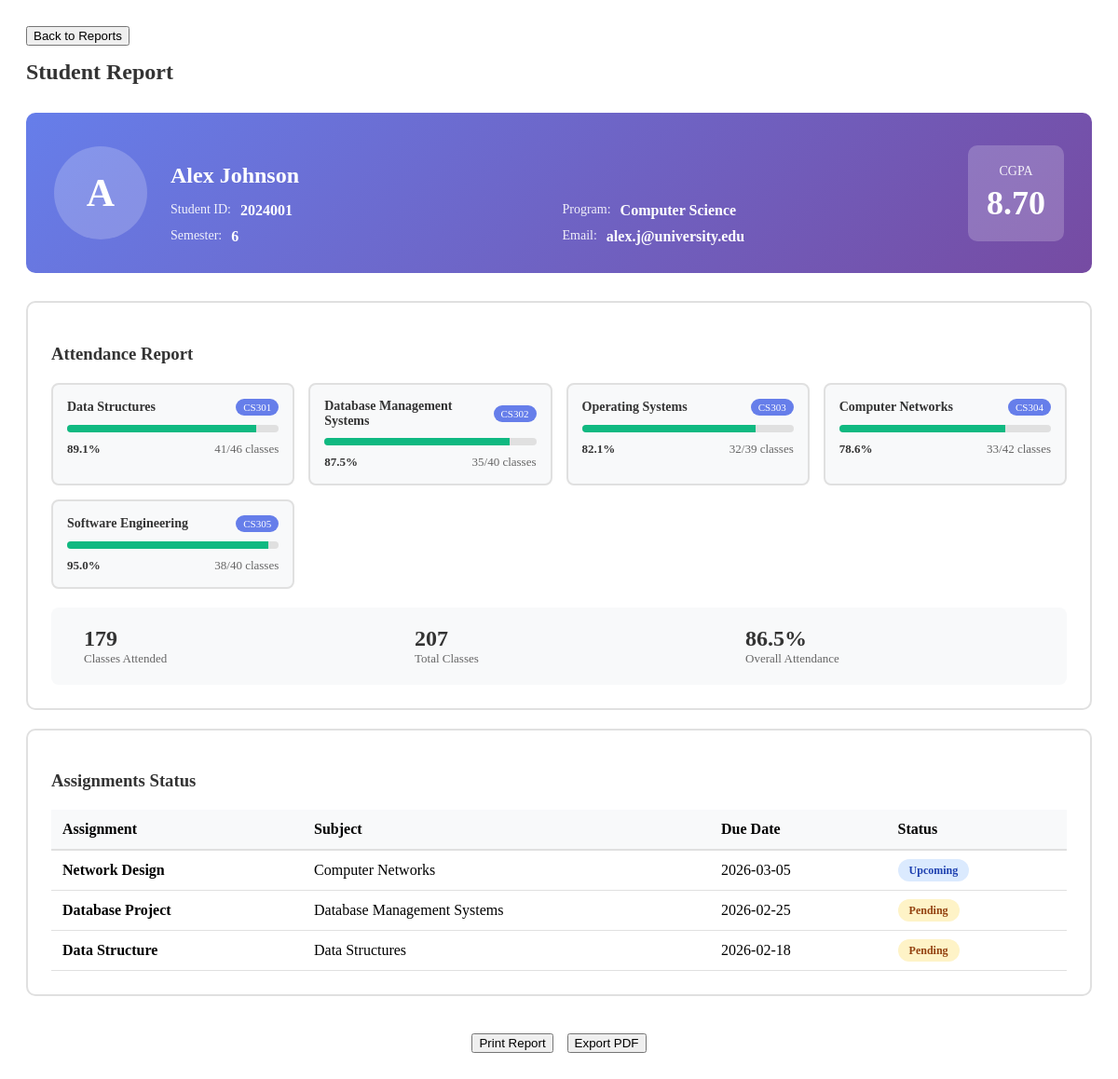
/faculty/student-detail/1 (signed in), run on the app's committed database.
### tables this page shows
CREATE TABLE users (
            id INTEGER PRIMARY KEY AUTOINCREMENT,
            username TEXT UNIQUE NOT NULL,
            password TEXT NOT NULL,
            user_type TEXT NOT NULL,
            full_name TEXT NOT NULL,
            email TEXT,
            created_at TIMESTAMP DEFAULT CURRENT_TIMESTAMP
        );

CREATE TABLE students (
            id INTEGER PRIMARY KEY AUTOINCREMENT,
            user_id INTEGER,
            student_id TEXT UNIQUE NOT NULL,
            program TEXT NOT NULL,
            semester INTEGER NOT NULL,
            cgpa REAL DEFAULT 0.0,
            FOREIGN KEY (user_id) REFERENCES users(id)
        );

CREATE TABLE attendance (
            id INTEGER PRIMARY KEY AUTOINCREMENT,
            student_id INTEGER,
            subject_id INTEGER,
            total_classes INTEGER DEFAULT 0,
            attended_classes INTEGER DEFAULT 0,
            FOREIGN KEY (student_id) REFERENCES students(id),
            FOREIGN KEY (subject_id) REFERENCES subjects(id)
        );

CREATE TABLE subjects (
            id INTEGER PRIMARY KEY AUTOINCREMENT,
            subject_code TEXT UNIQUE NOT NULL,
            subject_name TEXT NOT NULL,
            credits INTEGER NOT NULL
        );

CREATE TABLE assignments (
            id INTEGER PRIMARY KEY AUTOINCREMENT,
            subject_id INTEGER,
            title TEXT NOT NULL,
            description TEXT,
            due_date DATE NOT NULL,
            status TEXT DEFAULT 'pending',
            FOREIGN KEY (subject_id) REFERENCES subjects(id)
        );

### app.py (the view)
@app.route('/faculty/student-detail/<int:student_id>')
@login_required
def student_detail(student_id):
    if session['user_type'] != 'faculty':
        return {'error': 'Unauthorized'}, 403
    conn = get_db_connection()
    student = conn.execute('''
        SELECT
            s.id,
            s.student_id,
            u.full_name,
            s.program,
            s.semester,
            s.cgpa,
            u.email
        FROM students s
        JOIN users u ON s.user_id = u.id
        WHERE s.id = ?
    ''', (student_id,)).fetchone()
    attendance = conn.execute('''
        SELECT
            s.subject_name,
            s.subject_code,
            a.total_classes,
            a.attended_classes,
            CAST(a.attended_classes AS FLOAT) / a.total_classes * 100 as percentage
        FROM attendance a
        JOIN subjects s ON a.subject_id = s.id
        WHERE a.student_id = ?
    ''', (student_id,)).fetchall()
    assignments = conn.execute('''
        SELECT
            a.title,
            s.subject_name,
            a.due_date,
            a.status
        FROM assignments a
        JOIN subjects s ON a.subject_id = s.id
        ORDER BY a.due_date DESC
    ''').fetchall()
    conn.close()
    return render_template('student_detail_popup.html',
                         student=student,
                         attendance=attendance,
                         assignments=assignments)

### app.py (called while the page is built)
def get_db_connection():
    conn = sqlite3.connect(DATABASE)
    conn.row_factory = sqlite3.Row  # This allows us to access columns by name
    return conn

def login_required(f):
    @wraps(f)
    def decorated_function(*args, **kwargs):
        if 'user_id' not in session:
            flash('Please log in to access this page.', 'warning')
            return redirect(url_for('login'))
        return f(*args, **kwargs)
    return decorated_function

### templates/student_detail_popup.html (shortened to what this page needs)
<div class="popup-container">
    <div class="popup-header">
        <button class="btn btn-text" onclick="openPopup('reports')">
             Back to Reports
        </button>
        <h2> Student Report</h2>
    </div>
    <div class="student-info-card">
        <div class="student-avatar-large">
            {{ student.full_name[0] }}
        </div>
        <div class="student-info-details">
            <h3>{{ student.full_name }}</h3>
            <div class="info-grid">
                <div class="info-item">
                    <span class="label">Student ID:</span>
                    <span class="value">{{ student.student_id }}</span>
                </div>
                <div class="info-item">
                    <span class="label">Program:</span>
                    <span class="value">{{ student.program }}</span>
                </div>
                <div class="info-item">
                    <span class="label">Semester:</span>
                    <span class="value">{{ student.semester }}</span>
                </div>
                <div class="info-item">
                    <span class="label">Email:</span>
                    <span class="value">{{ student.email }}</span>
                </div>
            </div>
        </div>
        <div class="cgpa-display">
            <span class="cgpa-label">CGPA</span>
            <span class="cgpa-value">{{ "%.2f"|format(student.cgpa or 0.0) }}</span>
        </div>
    </div>
    <div class="report-section">
        <h3> Attendance Report</h3>
        {% if attendance %}
        <div class="attendance-cards">
            {% for att in attendance %}
            <div class="attendance-card-small">
                <div class="card-header">
                    <strong>{{ att.subject_name }}</strong>
                    <span class="subject-code">{{ att.subject_code }}</span>
                </div>
                <div class="progress-bar-container">
                    <div class="progress-bar"
                        style="width: {{ att.percentage }}%;
                        background: {% if att.percentage >= 75 %}#10b981{% elif att.percentage >= 60 %}#f59e0b{% else %}#ef4444{% endif %};">
                    </div>
                </div>
                <div class="card-footer">
                    <span class="percentage">{{ "%.1f"|format(att.percentage or 0.0) }}%</span>
                    <span class="classes">{{ att.attended_classes }}/{{ att.total_classes }} classes</span>
                </div>
            </div>
            {% endfor %}
        </div>
        <div class="attendance-summary">
            <div class="summary-item">
                <div>
                    <strong>{{ attendance|map(attribute='attended_classes')|sum }}</strong>
                    <span>Classes Attended</span>
                </div>
            </div>
            <div class="summary-item">
                <div>
                    <strong>{{ attendance|map(attribute='total_classes')|sum }}</strong>
                    <span>Total Classes</span>
                </div>
            </div>
            <div class="summary-item">
                <div>
                    <strong>{{ "%.1f"|format((attendance|map(attribute='attended_classes')|sum or 0.0) /
                        ([attendance|map(attribute='total_classes')|sum, 1]|max) * 100) }}%</strong>
                    <span>Overall Attendance</span>
                </div>
            </div>
        </div>
        {% else %}
        <p class="no-data">No attendance records available</p>
        {% endif %}
    </div>
    <div class="report-section">
        <h3> Assignments Status</h3>
        {% if assignments %}
        <div class="assignments-table">
            <table>
                <thead>
                    <tr>
                        <th>Assignment</th>
                        <th>Subject</th>
                        <th>Due Date</th>
                        <th>Status</th>
                    </tr>
                </thead>
                <tbody>
                    {% for assignment in assignments %}
                    <tr>
                        <td><strong>{{ assignment.title }}</strong></td>
                        <td>{{ assignment.subject_name }}</td>
                        <td>{{ assignment.due_date }}</td>
                        <td>
                            <span class="status-badge status-{{ assignment.status }}">
                                {{ assignment.status|title }}
                            </span>
                        </td>
                    </tr>
                    {% endfor %}
                </tbody>
            </table>
        </div>
        {% else %}
        <p class="no-data">No assignments assigned</p>
        {% endif %}
    </div>
    <div class="report-actions">
        <button class="btn btn-outline" onclick="window.print()">
             Print Report
        </button>
        <button class="btn btn-outline" onclick="alert('Export feature coming soon!')">
             Export PDF
        </button>
    </div>
</div>

### templates/student_detail_popup.html (style rules this page uses)
.popup-container { padding: 20px; }
.popup-header { margin-bottom: 30px; }
.popup-header h2 { margin: 15px 0; color: #333; }
.student-info-card { background: linear-gradient(135deg, #667eea 0%, #764ba2 100%); color: white; padding: 30px; border-radius: 10px; display: flex; gap: 25px; align-items: center; margin-bottom: 30px; }
.student-avatar-large { width: 100px; height: 100px; background: rgba(255, 255, 255, 0.2); border-radius: 50%; display: flex; align-items: center; justify-content: center; font-size: 42px; font-weight: bold; flex-shrink: 0; }
.student-info-details { flex: 1; }
.student-info-details h3 { font-size: 24px; margin-bottom: 15px; }
.info-grid { display: grid; grid-template-columns: 1fr 1fr; gap: 10px; }
.info-item { display: flex; gap: 10px; }
.info-item .label { opacity: 0.9; font-size: 14px; }
.info-item .value { font-weight: 600; }
.cgpa-display { text-align: center; padding: 20px; background: rgba(255, 255, 255, 0.2); border-radius: 10px; }
.cgpa-label { display: block; font-size: 14px; opacity: 0.9; margin-bottom: 5px; }
.cgpa-value { display: block; font-size: 36px; font-weight: bold; }
.report-section { background: white; padding: 25px; border-radius: 10px; margin-bottom: 20px; border: 2px solid #e0e0e0; }
.report-section h3 { margin-bottom: 20px; color: #333; }
.attendance-cards { display: grid; grid-template-columns: repeat(auto-fit, minmax(250px, 1fr)); gap: 15px; margin-bottom: 20px; }
.attendance-card-small { background: #f8f9fa; padding: 15px; border-radius: 8px; border: 2px solid #e0e0e0; }
.card-header { display: flex; justify-content: space-between; align-items: center; margin-bottom: 10px; }
.card-header strong { color: #333; font-size: 14px; }
.subject-code { background: #667eea; color: white; padding: 3px 8px; border-radius: 10px; font-size: 11px; }
.progress-bar-container { height: 8px; background: #e0e0e0; border-radius: 4px; overflow: hidden; margin-bottom: 10px; }
.progress-bar { height: 100%; transition: width 0.3s; }
.card-footer { display: flex; justify-content: space-between; font-size: 13px; }
.card-footer .percentage { font-weight: 600; color: #333; }
.card-footer .classes { color: #666; }
.attendance-summary { display: grid; grid-template-columns: repeat(auto-fit, minmax(200px, 1fr)); gap: 15px; background: #f8f9fa; padding: 20px; border-radius: 8px; }
.summary-item { display: flex; align-items: center; gap: 15px; }
.summary-item strong { display: block; font-size: 24px; color: #333; }
.summary-item span { font-size: 13px; color: #666; }
.assignments-table { overflow-x: auto; }
.assignments-table table { width: 100%; border-collapse: collapse; }
.assignments-table th { padding: 12px; text-align: left; background: #f8f9fa; border-bottom: 2px solid #e0e0e0; font-weight: 600; }
.assignments-table td { padding: 12px; border-bottom: 1px solid #e0e0e0; }
.status-badge { padding: 5px 12px; border-radius: 15px; font-size: 12px; font-weight: 600; }
.status-pending { background: #fef3c7; color: #92400e; }
.status-upcoming { background: #dbeafe; color: #1e40af; }
.report-actions { display: flex; gap: 15px; justify-content: center; padding-top: 20px; }

### data on the page
users: full_name "A", full_name "Alex Johnson", email "alex.j@university.edu"
students: student_id "2024001", program "Computer Science", semester "6", cgpa "8.70"
attendance: subject_name "Data Structures", subject_code "CS301", {{ att.percentage }} 89.13043478260869 (drawn), percentage "89.1", attended_classes "41", total_classes "46"
attendance: subject_name "Database Management Systems", subject_code "CS302", percentage "87.5", attended_classes "35", total_classes "40"
attendance: subject_name "Operating Systems", subject_code "CS303", {{ att.percentage }} 82.05128205128204 (drawn), percentage "82.1", attended_classes "32", total_classes "39"
attendance: subject_name "Computer Networks", subject_code "CS304", {{ att.percentage }} 78.57142857142857 (drawn), percentage "78.6", attended_classes "33", total_classes "42"
attendance: subject_name "Software Engineering", subject_code "CS305", percentage "95.0", attended_classes "38", total_classes "40"
assignments: title "Network Design", subject_name "Computer Networks", due_date "2026-03-05", status "Upcoming"
assignments: title "Database Project", subject_name "Database Management Systems", due_date "2026-02-25", status "Pending"
assignments: title "Data Structure", subject_name "Data Structures", due_date "2026-02-18", status "Pending"

### other printed values
{{ attendance|map(attribute='attended_classes')|sum }} "179"
{{ attendance|map(attribute='total_classes')|sum }} "207"
